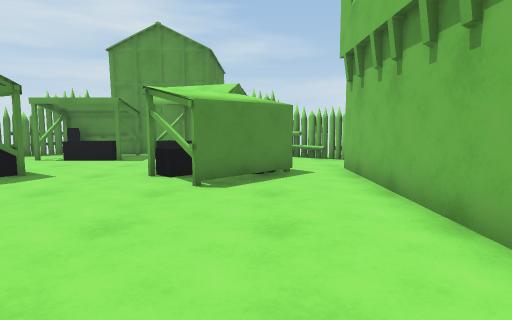
view 1 (above)

13 first-person views from a walk through a 3-D level made in the Unity game engine. The camera is 1.2 m above the floor, tilts 6° down and sees 75° across. The floor is counted in squares, 1 m on a side. Each view is taken from the middle of a square. On the plan, view 1 faces up. The plan holds only what a view shows up to about 14 squares ahead; the rest is blank. The place goes on beyond the plan. The player character is not drawn.

view 2
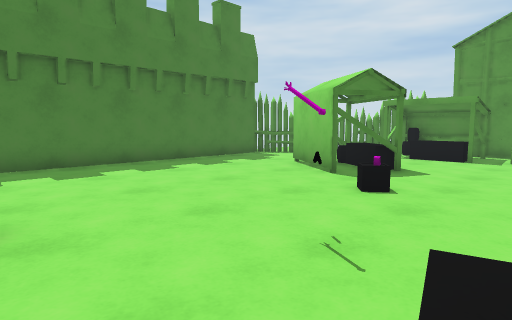

view 3
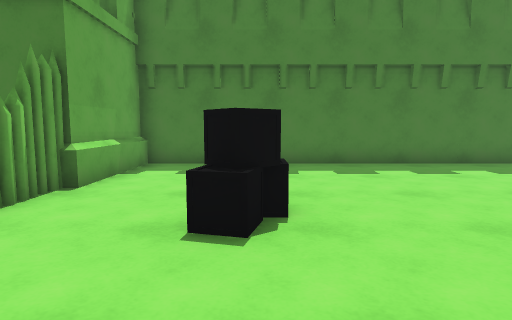

view 4
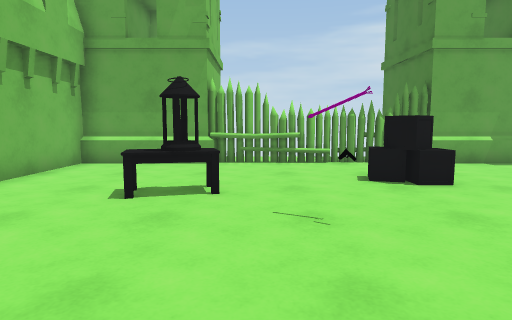

view 5
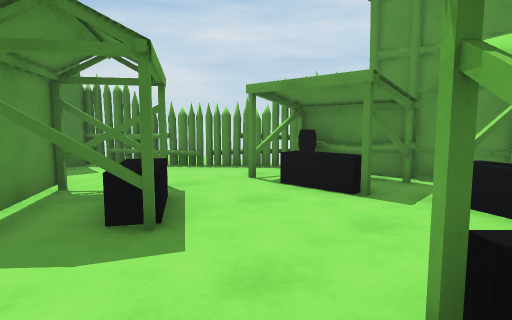

view 6
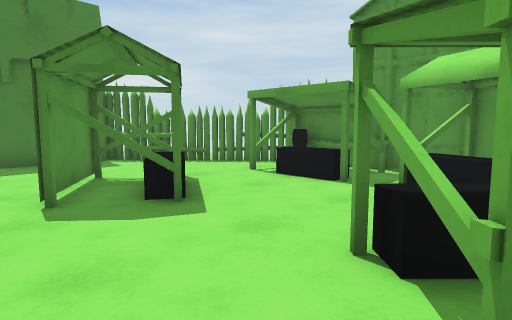

view 7
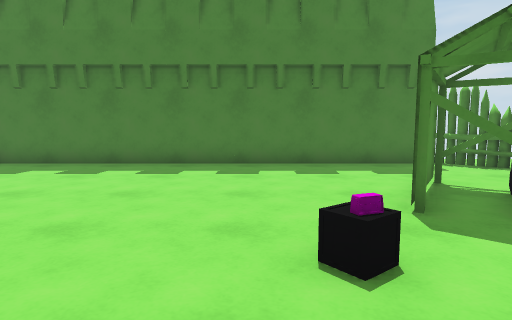

view 8
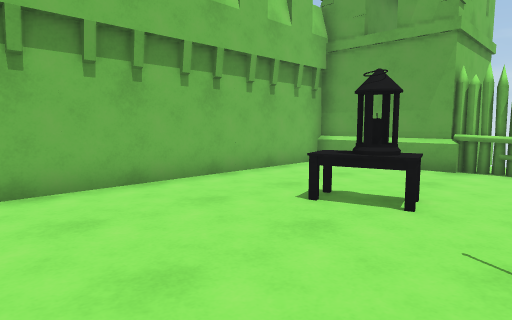

view 9
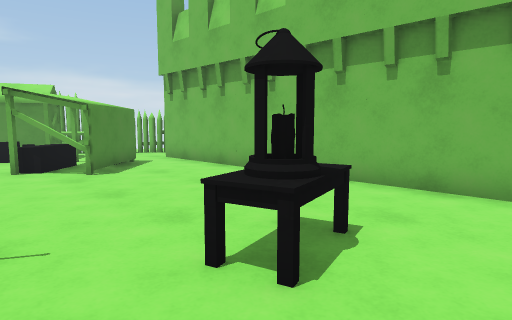

view 10
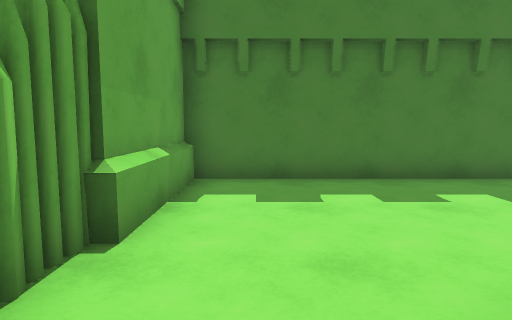

view 11
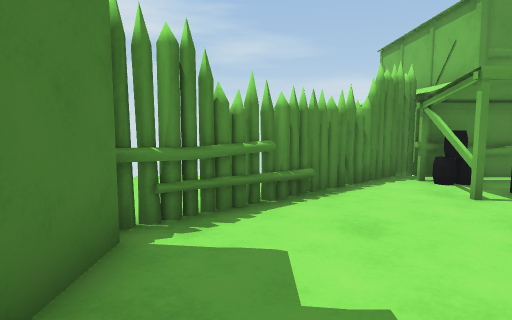

view 12
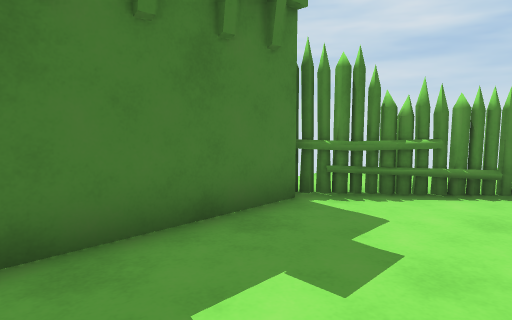

view 13
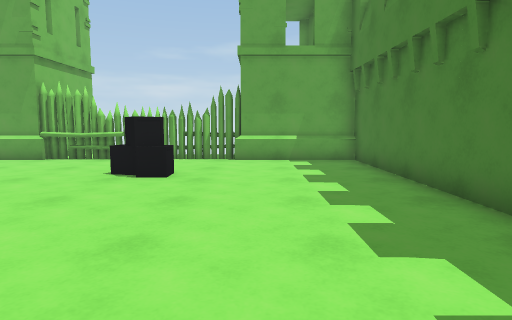

### Floor plan
Key: @ floor where view 1 was taken; # wall or solid block; . floor; T thing the floor can be seen under or through; A table; B box; L lantern; O other object.
Columns run from 13 left of view 1 to 3 right of it. Each row starts with its distance up from view 1.
 15       #
 14     #O# ###  O
 13 ....O.# #.# #OOO
 12 ..OO..###.###..OO
 11 .OO...###.###....
 10 OO...............
  9 #....TT.....##..#
  8 #....TTT...###..#
  7 #....TTT...##...#
  6 #...............#
  5 #.......O.......#
  4 #...............#
  3 #...............#
  2 #........#......#
  1 #...........A...#
  0 #..........LL@..#
 -1 #.....BB........#
 -2 #......B........#
 -3 #...............#
 -4 #...............#
 -5 #################

Where each view was taken, in squares from view 1:
view 1: 0 up, 0 right, facing up
view 2: 1 down, 2 left, facing up-left
view 3: 1 down, 2 left, facing left
view 4: 6 up, 3 left, facing down
view 5: 6 up, 2 left, facing up-left
view 6: 5 up, 1 left, facing up-left
view 7: 4 up, 2 left, facing left
view 8: 5 up, 4 left, facing down-right
view 9: 2 down, 4 left, facing up-right
view 10: 3 down, 5 left, facing left
view 11: 6 up, 11 left, facing up
view 12: 5 up, 9 left, facing up-left
view 13: 7 up, 9 left, facing down
